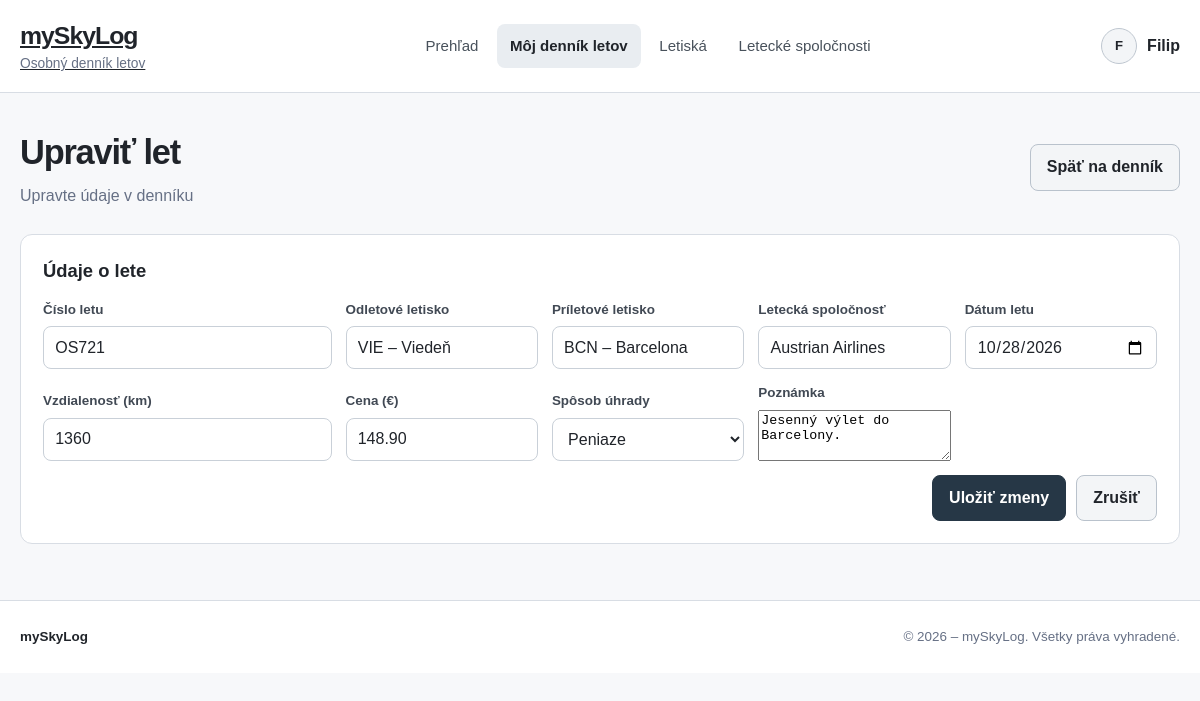
The page /?c=home&a=editFlight&id=1 on the database its author committed.
### tables this page shows
CREATE TABLE IF NOT EXISTS `flights` (
    `id` INT UNSIGNED NOT NULL AUTO_INCREMENT,
    `flight_number` VARCHAR(20) NOT NULL,
    `departure_airport` VARCHAR(100) NOT NULL,
    `arrival_airport` VARCHAR(100) NOT NULL,
    `airline` VARCHAR(120) NOT NULL,
    `flight_date` DATE NOT NULL,
    `distance_km` INT UNSIGNED NULL,
    `ticket_price` DECIMAL(10, 2) NULL,
    `payment_method` VARCHAR(20) NULL,
    `notes` TEXT NULL,
    PRIMARY KEY (`id`),
    INDEX `idx_flights_flight_date` (`flight_date`)
);

### Framework/Http/Responses/Response.php (called while the page is built, shortened)
<?php
abstract class Response
{
    public function send(): void
    {
        $this->generate();
    }
}

### public/index.php (called while the page is built, shortened)
<?php
require __DIR__ . '/../Framework/ClassLoader.php';
try {
    $app = new App();
    $app->run();
} catch (Exception $e) {
    die('An error occurred: ' . $e->getMessage());
}

### Framework/Support/LinkGenerator.php (called while the page is built, shortened)
<?php
class LinkGenerator
{
    private Request $request;
    public function __construct(Request $request, Router $router)
    {
        $this->request = $request;
    }
    public function url(
        string|array $destination,
        array $parameters = [],
        bool $absolute = false,
        bool $appendParameters = false
    ): string {
        list($controller, $action) = explode(".", $destination);
        $args = $appendParameters ? $this->request->get() : [];
        $args = ["c" => lcfirst($controller), "a" => $action != "index" ? $action : null] + $parameters + $args;
        $basePath = $absolute ? $this->request->getBaseUrl() : "";
        return $basePath . "?" . http_build_query($args);
    }
}

### Framework/ClassLoader.php (called while the page is built, shortened)
<?php
class ClassLoader
{
    public static function Boot(): void
    {
        spl_autoload_register(function ($class_name) {
            $file = self::getClassFile($class_name);
        });
    }
    public static function getClassFile(string $className): string
    {
        $baseDir = realpath(dirname(__DIR__));
        $relativePath = str_replace('\\', DIRECTORY_SEPARATOR, ltrim($className, '\\')) . '.php';
        return $baseDir . DIRECTORY_SEPARATOR . $relativePath;
    }
}

### Framework/Http/Request.php (called while the page is built, shortened)
<?php
class Request
{
    private array $get;
    public function __construct()
    {
        $this->get = $_GET;
    }
    public function get(?string $key = null): mixed
    {
        return $key === null ? $this->get : ($this->get[$key] ?? null);
    }
}

### Framework/Core/Model.php (called while the page is built, shortened)
<?php
abstract class Model implements \JsonSerializable
{
    protected static ?string $tableName = null;
    protected static ?string $primaryKey = null;
    protected static array $columnsMap = [];
    private static array $dbColumns = [];
    private static IDbConvention $dbConventions;
    protected static function getTableName(): string
    {
        if (!empty(static::$tableName)) {
            return static::$tableName;
        }
        return self::getConventions()->getTableName(get_called_class());
    }
    protected static function getPkColumnName(): string
    {
        if (!empty(static::$primaryKey)) {
            return static::$primaryKey;
        }
        return self::getConventions()->getPkColumnName(get_called_class());
    }
    protected static function getColumnsMap(): array
    {
        return static::$columnsMap ?? [];
    }
    public static function getOne(mixed $id): ?static
    {
        try {
            $sql = "SELECT " . static::getDBColumnNamesList() . " FROM `" . static::getTableName() . "` WHERE `" .
                static::getPkColumnName() . "`=?";
            $stmt = Connection::getInstance()->prepare($sql);
            $stmt->setFetchMode(PDO::FETCH_CLASS | PDO::FETCH_PROPS_LATE, static::class);
            $stmt->execute([$id]);
            $model = $stmt->fetch() ?: null;
            if ($model !== null) {
                $model->_dbId = $model->getIdValue();
                $model->_resultSet = new ResultSet([$model]);
            }
            return $model;
        } catch (PDOException $exception) {
            throw new Exception('Query failed: ' . $exception->getMessage(), 0, $exception);
        }
    }
    private static function getDbColumns(): array
    {
        try {
            $sql = "DESCRIBE " . static::getTableName();
            $stmt = Connection::getInstance()->prepare($sql);
            $stmt->execute([]);
            self::$dbColumns[static::class] = array_column($stmt->fetchAll(), 'Field');
            return self::$dbColumns[static::class];
        } catch (PDOException $exception) {
            throw new Exception('Query failed: ' . $exception->getMessage(), 0, $exception);
        }
    }
    private function getIdValue(): mixed
    {
        $pk = static::getPkColumnName();
        $prop = static::toPropertyName($pk);
        return isset($this->{$prop}) ? $this->{$prop} : null;
    }
    private static function getModelProperties(): array
    {
        $reflection = new \ReflectionClass(static::class);
        $properties = [];
        foreach ($reflection->getProperties() as $property) {
            $propertyName = $property->getName();
            if ($property->isStatic()) {
                continue;
            }
            $properties[$propertyName] = true;
        }
        return $properties;
    }
    private static function getDBColumnNamesList(): string
    {
        $dbColumns = [];
        foreach (static::getDbColumns() as $columnName) {
            $propertyName = static::toPropertyName($columnName);
            if ($propertyName != $columnName) {
                $dbColumns[] = "`$columnName` AS {$propertyName}";
            } else {
                $dbColumns[] = $columnName;
            }
        }
        return implode(', ', $dbColumns);
    }
    private static function toPropertyName(string $columnName): string
    {
        $customMapping = static::getColumnsMap();
        if (isset($customMapping[$columnName])) {
            return $customMapping[$columnName];
        } else {
            return static::getConventions()->toPropertyName($columnName);
        }
    }
    private static function getConventions(): IDbConvention
    {
        if (!isset(static::$dbConventions)) {
            static::$dbConventions = new (Configuration::DB_CONVENTIONS_CLASS)();
        }
        return static::$dbConventions;
    }
}

### Framework/DB/Connection.php (called while the page is built, shortened)
<?php
class Connection
{
    private static ?Connection $instance = null;
    private PDO $db;
    public function __construct(PDO $db)
    {
        $this->db = $db;
    }
    public static function getInstance(): Connection
    {
        try {
            if (self::$instance == null) {
                $db = new PDO(
                    'mysql:dbname=' . Configuration::DB_NAME . ';host=' . Configuration::DB_HOST,
                    Configuration::DB_USER,
                    Configuration::DB_PASS
                );
                $db->setAttribute(PDO::ATTR_ERRMODE, PDO::ERRMODE_EXCEPTION);
                $db->setAttribute(PDO::ATTR_EMULATE_PREPARES, true);
                self::$instance = new self($db);
            }
            return self::$instance;
        } catch (PDOException $e) {
            throw new Exception('Connection failed: ' . $e->getMessage());
        }
    }
    public function prepare(string $sql): DebugStatement
    {
        try {
            return new DebugStatement($this->db->prepare($sql));
        } catch (PDOException $e) {
            throw new Exception('Prepare failed: ' . $e->getMessage());
        }
    }
}

### Framework/DB/DebugStatement.php (called while the page is built, shortened)
<?php
class DebugStatement
{
    private PDOStatementAlias $stmt;
    public function __construct($stmt)
    {
        $this->stmt = $stmt;
    }
    public function execute(?array $params = null): bool
    {
        $result = $this->stmt->execute($params);
        $this->stmt->debugDumpParams();
        return $result;
    }
    public function __call(string $name, array $arguments): mixed
    {
        return $this->stmt->{$name}(...$arguments);
    }
}

### App/Controllers/HomeController.php (called while the page is built, shortened)
<?php
class HomeController extends BaseController
{
    public function editFlight(Request $request): Response
    {
        $flight = Flight::getOne($request->get('id'));
        return $this->html(['flight' => $flight], 'flight_form');
    }
}

### Framework/DB/DefaultConventions.php (called while the page is built, shortened)
<?php
class DefaultConventions implements IDbConvention
{
    public function toPropertyName(string $columnName): string
    {
        return $columnName;
    }
}

### App/Views/Home/flight_fields.view.php (the view, shortened to what this page needs)
<?php
$e = static fn($value) => htmlspecialchars((string)$value, ENT_QUOTES, 'UTF-8');
?>
<form class="filters flight-form" action="<?= $e($formAction) ?>" method="post">
    <div class="field"><label for="flight_number">Číslo letu</label><input id="flight_number" name="flight_number" maxlength="20" required value="<?= $e($flight->flight_number) ?>" placeholder="Napr. OK123"></div>
    <div class="field"><label for="departure_airport">Odletové letisko</label><input id="departure_airport" name="departure_airport" maxlength="100" required value="<?= $e($flight->departure_airport) ?>" placeholder="Napr. VIE – Viedeň"></div>
    <div class="field"><label for="arrival_airport">Príletové letisko</label><input id="arrival_airport" name="arrival_airport" maxlength="100" required value="<?= $e($flight->arrival_airport) ?>" placeholder="Napr. BCN – Barcelona"></div>
    <div class="field"><label for="airline">Letecká spoločnosť</label><input id="airline" name="airline" maxlength="120" required value="<?= $e($flight->airline) ?>"></div>
    <div class="field"><label for="flight_date">Dátum letu</label><input id="flight_date" name="flight_date" type="date" required value="<?= $e($flight->flight_date) ?>"></div>
    <div class="field"><label for="distance_km">Vzdialenosť (km)</label><input id="distance_km" name="distance_km" type="number" min="0" step="1" value="<?= $e($flight->distance_km) ?>"></div>
    <div class="field"><label for="ticket_price">Cena (€)</label><input id="ticket_price" name="ticket_price" type="number" min="0" step="0.01" value="<?= $e($flight->ticket_price) ?>"></div>
    <div class="field"><label for="payment_method">Spôsob úhrady</label><select id="payment_method" name="payment_method"><option value="">Nezadané</option><?php foreach (['Peniaze', 'Míle', 'Kombinácia'] as $method): ?><option value="<?= $e($method) ?>" <?= $flight->payment_method === $method ? 'selected' : '' ?>><?= $e($method) ?></option><?php endforeach; ?></select></div>
    <div class="field flight-notes"><label for="notes">Poznámka</label><textarea id="notes" name="notes" rows="3" maxlength="2000"><?= $e($flight->notes) ?></textarea></div>
    <div class="filter-actions"><button class="button-primary" type="submit"><?= $e($submitLabel) ?></button><a class="button button-secondary" href="<?= $link->url('home.flights') ?>">Zrušiť</a></div>
</form>

### public/css/myskylog.css (style rules this page uses)
:root { --ink: #20242a; --muted: #667085; --line: #d8dde4; --surface: #ffffff; --soft: #f3f5f7; --soft-2: #e9edf1; --accent: #263746; --radius: 12px; --content-width: 1240px; }
* { box-sizing: border-box; }
html { scroll-behavior: smooth; }
body { margin: 0; background: #f7f8fa; color: var(--ink); font-family: Arial, Helvetica, sans-serif; line-height: 1.5; }
a { color: inherit; }
button, input, select { font: inherit; }
button, .button { display: inline-flex; align-items: center; justify-content: center; gap: .45rem; min-height: 42px; padding: .65rem 1rem; border: 1px solid #b9c2cc; border-radius: 8px; background: #fff; color: var(--ink); text-decoration: none; cursor: pointer; font-weight: 600; }
.button-primary { color: #fff; background: var(--accent); border-color: var(--accent); }
.button-secondary { background: var(--soft); }
.filters { display: grid; grid-template-columns: minmax(210px, 1.5fr) repeat(4, minmax(130px, 1fr)); gap: 14px; align-items: end; }
.field { display: flex; flex-direction: column; gap: 6px; min-width: 0; }
.field label { color: #414954; font-size: .84rem; font-weight: 700; }
.field input, .field select { width: 100%; min-width: 0; height: 43px; padding: .6rem .7rem; border: 1px solid #c9d0d8; border-radius: 8px; background: #fff; color: var(--ink); }
.filter-actions { grid-column: 1 / -1; display: flex; justify-content: flex-end; gap: 10px; }

### rows shown on the page
flights: flight_number "OS721", departure_airport "VIE – Viedeň", arrival_airport "BCN – Barcelona", airline "Austrian Airlines", flight_date "10/28/2026", distance_km "1360", ticket_price "148.90", payment_method "Peniaze", notes "Jesenný výlet do Barcelony."

### other values the page prints
$e($submitLabel) "Uložiť zmeny"
